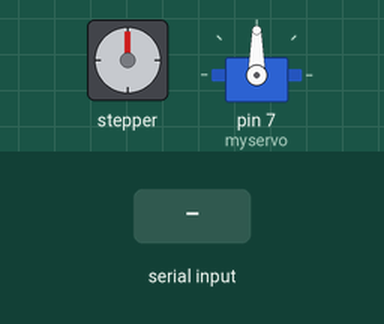
Simulated run of this sketch. Board: Arduino Uno, built with avr-gcc and run on an emulated ATmega328P. Parts: stepper motor, servo. Wiring (inferred from the names in the program): stepper motor (2048 steps per turn assumed): coils pin 8, pin 9, pin 10, pin 11. The test bench sets the inputs (shaded band). What the sketch prints to the serial monitor is not drawn.

Above: at 1.2 s.
1.3 s: "4" received over Serial
At 1.46 s:
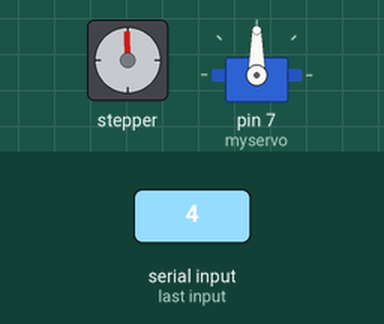
4.3 s: "1" received over Serial
At 4.8 s:
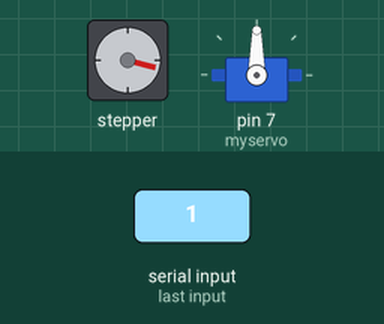
5.8 s: "4" received over Serial
At 6.76 s:
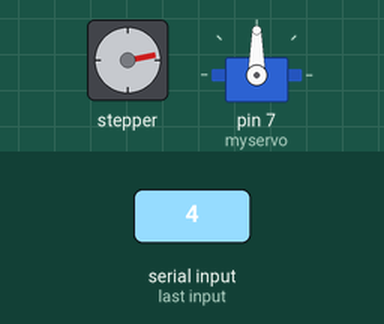
8.8 s: "2" received over Serial
At 9.5 s:
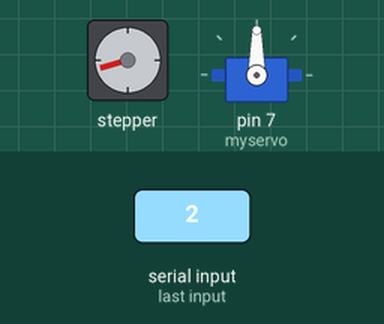
Timing chart, 0 to 11.8 s (numbered marks = the images above; inputs shaded):
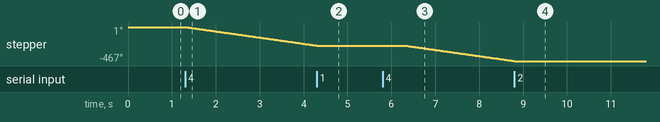

Measured:
- after the input at 1.3 s, stepper: keeps turning counter-clockwise at about 85°/s, starting at once
- after the input at 4.3 s, stepper: goes on until 4.3 s, then stays -255°
- after the input at 5.8 s, stepper: keeps turning counter-clockwise at about 85°/s, starting after 0.51 s
- after the input at 8.8 s, stepper: goes on until 8.8 s, then stays -467°

The sketch:

draft_1.ino
```cpp
#include <Servo.h>
#define IN1  8
#define IN2  9
#define IN3  10
#define IN4  11
Servo myservo;  // create servo object to control a servo

int Received = 0;
int Steps = 0;
boolean Direction = true;
unsigned long last_time;
unsigned long currentMillis ;
int steps_left;
long time;
void setup() {
  // put your setup code here, to run once:
 myservo.attach(7);
 Serial.begin(9600);
 pinMode(IN1, OUTPUT);
pinMode(IN2, OUTPUT);
pinMode(IN3, OUTPUT);
pinMode(IN4, OUTPUT);

}
void stepper(int xw){
  for (int x=0;x<xw;x++){
switch(Steps){
   case 0:
     digitalWrite(IN1, LOW);
     digitalWrite(IN2, LOW);
     digitalWrite(IN3, LOW);
     digitalWrite(IN4, HIGH);
   break;
   case 1:
     digitalWrite(IN1, LOW);
     digitalWrite(IN2, LOW);
     digitalWrite(IN3, HIGH);
     digitalWrite(IN4, HIGH);
   break;
   case 2:
     digitalWrite(IN1, LOW);
     digitalWrite(IN2, LOW);
     digitalWrite(IN3, HIGH);
     digitalWrite(IN4, LOW);
   break;
   case 3:
     digitalWrite(IN1, LOW);
     digitalWrite(IN2, HIGH);
     digitalWrite(IN3, HIGH);
     digitalWrite(IN4, LOW);
   break;
   case 4:
     digitalWrite(IN1, LOW);
     digitalWrite(IN2, HIGH);
     digitalWrite(IN3, LOW);
     digitalWrite(IN4, LOW);
   break;
   case 5:
     digitalWrite(IN1, HIGH);
     digitalWrite(IN2, HIGH);
     digitalWrite(IN3, LOW);
     digitalWrite(IN4, LOW);
   break;
     case 6:
     digitalWrite(IN1, HIGH);
     digitalWrite(IN2, LOW);
     digitalWrite(IN3, LOW);
     digitalWrite(IN4, LOW);
   break;
   case 7:
     digitalWrite(IN1, HIGH);
     digitalWrite(IN2, LOW);
     digitalWrite(IN3, LOW);
     digitalWrite(IN4, HIGH);
   break;
   default:
     digitalWrite(IN1, LOW);
     digitalWrite(IN2, LOW);
     digitalWrite(IN3, LOW);
     digitalWrite(IN4, LOW);
   break;
}
SetDirection();
}
}
void SetDirection(){
if(Direction==1){ Steps++;}
if(Direction==0){ Steps--; }
if(Steps>7){Steps=0;}
if(Steps<0){Steps=7; }
}


void loop() {
 while(steps_left>0){
  currentMillis = micros();
  if(currentMillis-last_time>=1000){
  stepper(1);
  time=time+micros()-last_time;
  last_time=micros();
  steps_left--;
  }
  }

   // put your main code here, to run repeatedly:
  if (Serial.available() > 0 ) {
    Received = Serial.read();
  }


  if (Received == '1') {                       //DANCE FUNCTION
    //digitalWrite(LED_BUILTIN, HIGH);

      Serial.print("BLUE BALL");
      delay(1000);


  }
  if (Received == '2' ) {                   //START SCANNING
    //digitalWrite(LED_BUILTIN, LOW);

      Serial.print("PINK BALL");
      delay(1000);

    }


   if (Received =='3'){         // PLAY MUSIC

      Serial.print("NOTHING DETECTED");
     delay(1000);


   }

if (Received =='4'){              //move internal servo
  // myservo.write(0);                  // sets the servo position according to the scaled value
// delay(15);
steps_left++;

}

}
```
